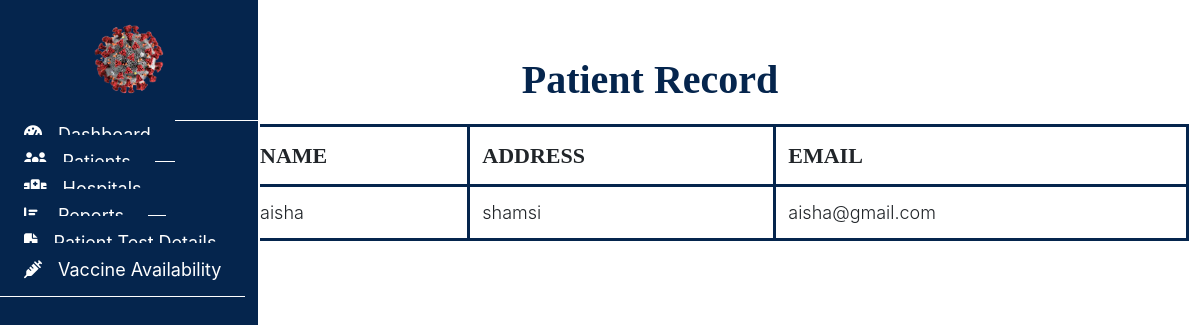
The app's page /admin/patientrecord.php (signed in), older data.
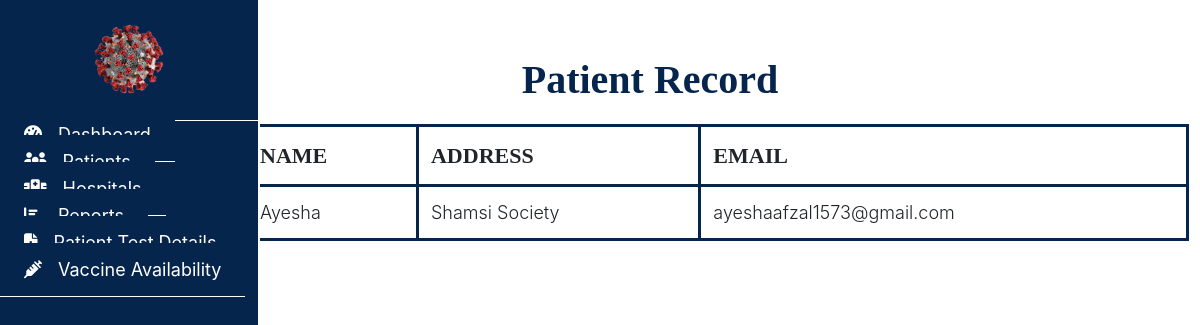
The same page, newer data.
### tables this page shows
CREATE TABLE `patient` (
  `patient_id` int(11) NOT NULL,
  `patient_name` varchar(255) DEFAULT NULL,
  `address` varchar(255) DEFAULT NULL,
  `email` varchar(255) DEFAULT NULL,
  `password` varchar(255) DEFAULT NULL
);

### admin/patientrecord.php (the view, shortened to what this page needs)
<?php
include("../connection.php");
?>
<!DOCTYPE html>
<html lang="en">
<head>
  <link rel="stylesheet" href="assets/style.css">
  <link rel="stylesheet" href="https://cdn.usebootstrap.com/bootstrap/3.3.7/css/bootstrap.min.css">
  <link rel="stylesheet"
    href="https://cdnjs.cloudflare.com/ajax/libs/material-design-iconic-font/2.2.0/css/material-design-iconic-font.min.css">
  <link rel="stylesheet" href="https://cdnjs.cloudflare.com/ajax/libs/font-awesome/6.4.0/css/all.min.css">
</head>
<body>
  <div id="sidebar">
    <header>
      <a href="#"><img src="../images/covidlogo.png" alt="" style="width:120px ; height:120px;padding: 20px;"></a>
    </header>
    <ul class="nav">
      <li>
        <a href="admin.php">
          <i class="fas fa-tachometer-alt"></i>Dashboard
        </a>
      </li>
      <li>
        <a href="patientrecord.php">
          <i class="fas fa-users"></i>Patients
        </a>
      </li>
      <li>
        <a href="hospitaldetails.php">
          <i class="fas fa-hospital"></i>Hospitals
        </a>
      </li>
      <li>
        <a href="crdetails.php">
          <i class="fas fa-chart-bar"></i>Reports
        </a>
      </li>
      <li>
        <a href="testdetails.php">
          <i class="fas fa-file-medical"></i>Patient Test Details
        </a>
      </li>
      <li>
        <a href="vaccine.php">
          <i class="fas fa-syringe"></i>Vaccine Availability
        </a>
      </li>
    </ul>
  </div>
  <nav class="navbar">
    <div class="container-fluid">
      <ul class="nav navbar-nav navbar-right">
        <li class="dropdown">
          <a href="#" class="dropdown-toggle" data-toggle="dropdown">
          </a>
        </li>
      </ul>
    </div>
  </nav>
  <div class="container-fluid" id="all-products">
    <h1 class="text-center">Patient Record</h1>
    <div class="container">
      <table class="table">
        <thead>
          <tr>
            <th>NAME</th>
            <th>ADDRESS</th>
            <th>EMAIL</th>
          </tr>
        </thead>
        <tbody>
          <?php
          $query = "SELECT * FROM patient";
          $result = mysqli_query($con, $query);
          foreach ($result as $row) {
            echo "<tr>";
            echo "<td>$row[patient_name]</td>";
            echo "<td>$row[address]</td>";
            echo "<td>$row[email]</td>";
            echo "</tr>";
          }
          ?>
        </tbody>
      </table>
    </div>
  </div>
</body>
</html>

Row changes from the older to the newer data that the page shows:
removed patient: patient_name "aisha", address "shamsi", email "aisha@gmail.com"
added patient: patient_name "Ayesha", address "Shamsi Society", email "ayeshaafzal1573@gmail.com"
